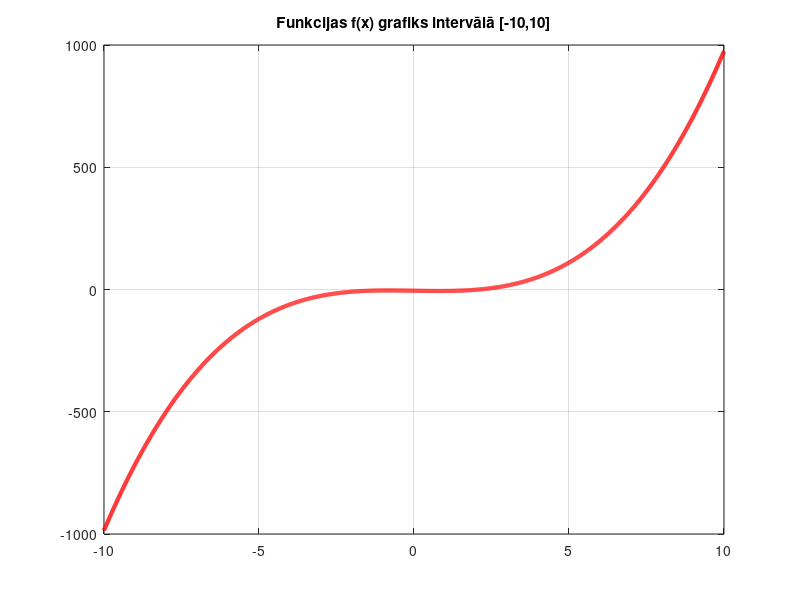
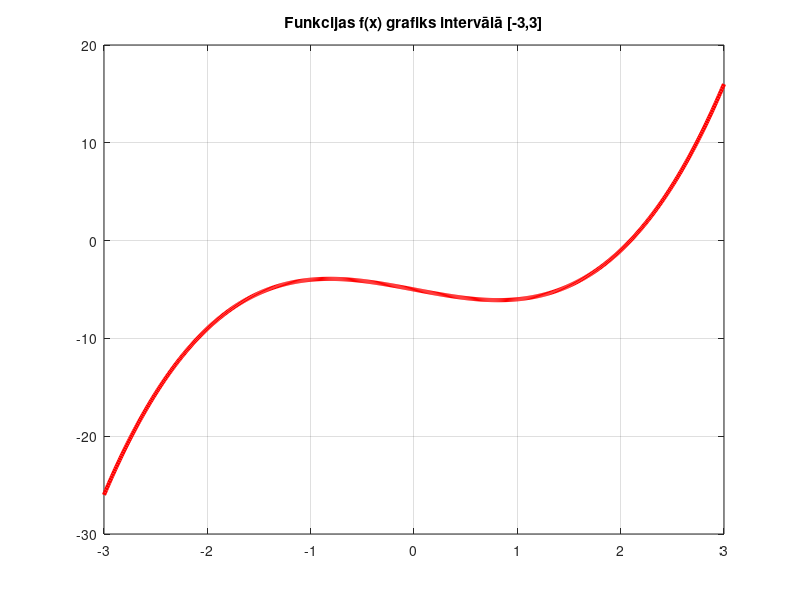

MATLAB code to generate these figures, in order: (Note: this script raises an error after producing the figures.)
%% 3.piemers. Ņūtona metode
% 𝑥^3 − 2𝑥 − 5 = 0 sakni ar precizitāti 0.00001
clc, clearvars,format compact, close all, format longG
f = @(x)x.^3-2*x-5;
x_pr = -10:0.01:10; plot(x_pr,f(x_pr),'r','LineWidth',3)
grid on, title('Funkcijas f(x) grafiks intervālā [-10,10]') 

% izrādījās -10.. 10 pa lielu intervāls, grūti sakni saskatīt..

% turpinājums
figure, x_pr = -3:0.01:3; plot(x_pr,f(x_pr),'r','LineWidth',3)
grid on, title('Funkcijas f(x) grafiks intervālā [-3,3]')

% turpinājums
x_app = 2; % saknes tuvinājumi
iter = 6; % maksimālais iterāciju skaits
syms x, fpr(x) = diff(f(x),x);
xn = x_app; M = zeros(iter,2);
for i = 1:iter
 xn = xn-f(xn)/double(fpr(xn));
 M(i,1) = xn; M(i,2) = f(xn);
end
disp(['saknes tuvinājums: ',num2str(x_app(:))])
disp(' x f(x)')
disp(M)

% turpinājums
fprintf('Atbilde. Ņūtona metode: vienādojumam ir viena sakne \n' )
fprintf('x = %.5f ar precizitāti 10^(-5)\n',M(iter,1))
format